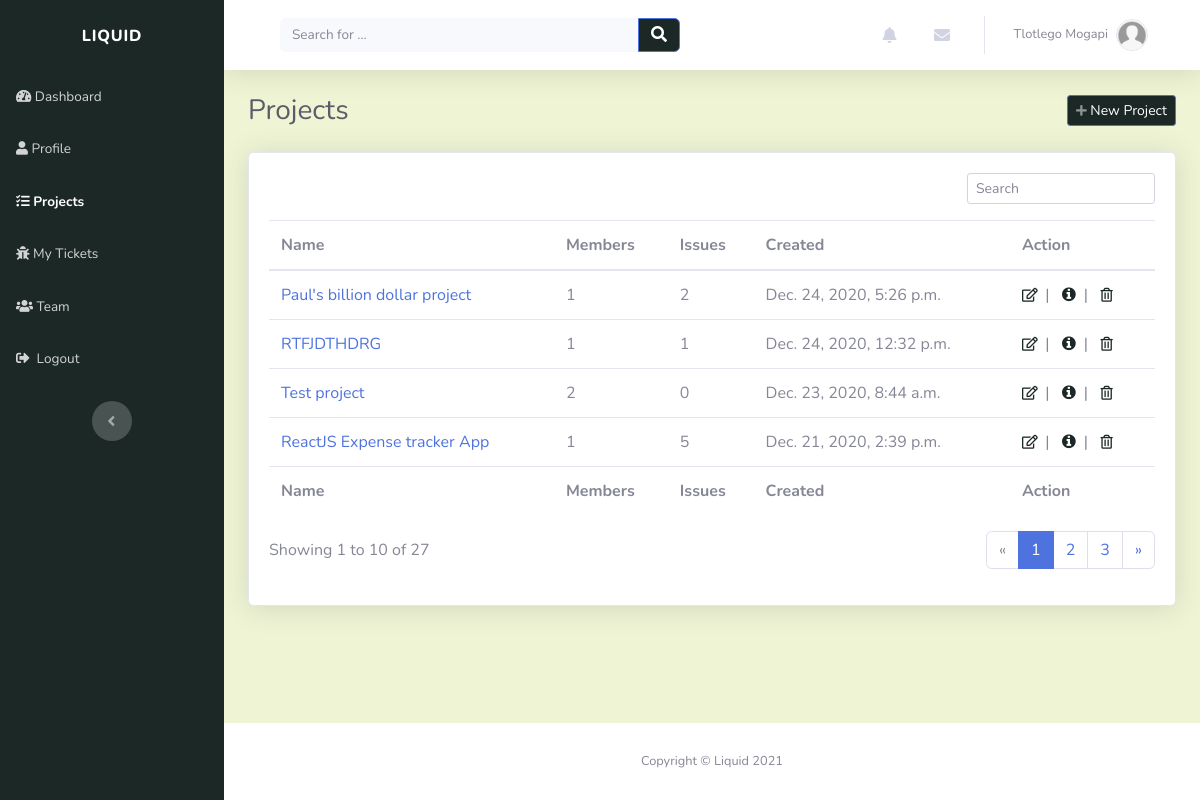
The page /projects/ (signed in) on the database as committed earlier.
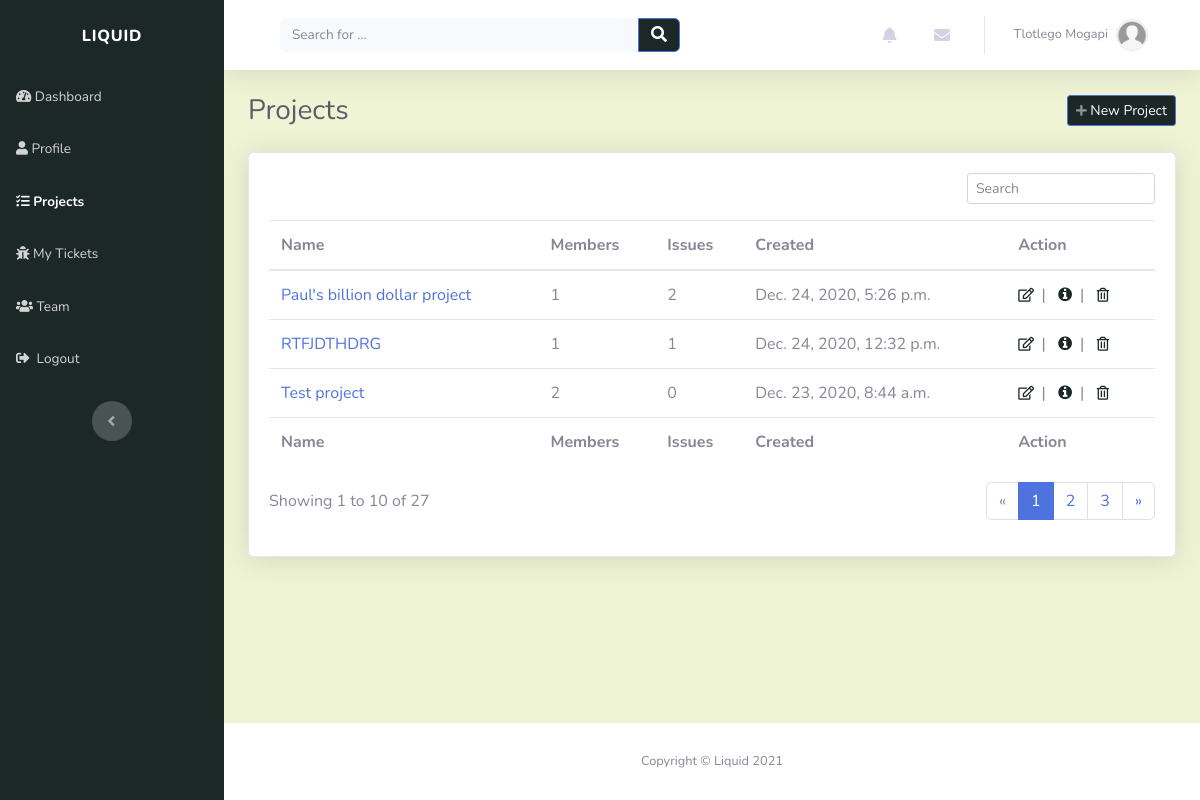
The same page on the database as committed later.
### projects/models.py (models this page shows)
class Project(models.Model):
    name = models.CharField(max_length=50, unique=True)
    description = models.CharField(max_length=200)
    created_on = models.DateTimeField(verbose_name="date created", auto_now_add=True)
    created_by = models.ForeignKey(Profile, on_delete=models.CASCADE)
    slug = models.SlugField(unique=True, blank=True)
    def __str__(self):
        return self.name

### projects/views.py (the view)
# urls.py: path('', views.projects_view, name="projects_page"),
@login_required(login_url='login_page')
def projects_view(request):
    context = {}
    user = request.user
    profile = get_object_or_404(Profile, user=user)
    context['user_projects'] = Project.objects.filter(
        created_by=profile).order_by('-created_on')
    return render(request, "projects/projects.html", context)

### index/custom_processors.py (called while the page is built)
def profile_processor(request):
    if request.user.is_authenticated:
        user = request.user
        user_profile = get_object_or_404(Profile, user=user)
        user_messages = DirectMessage.objects.filter(receiver=user_profile).order_by('-created_on')[:5]
        user_alerts = Alert.objects.filter(user=user_profile).order_by('-created_on')[:5]
        return {'profile': user_profile, 'direct_messages': user_messages, 'alerts': user_alerts}
    else:
        return{}

### projects/templates/projects/projects.html
{% extends "index/header.html" %} {% load static %} {% block title %}Projects{% endblock %} {% block content %}
<div class="d-sm-flex justify-content-between align-items-center mb-4">
	<h3 class="text-dark mb-0">Projects</h3>
	<a
		class="btn btn-primary btn-sm d-none d-sm-inline-block"
		role="button"
		href="{% url 'add_project' %}"
		style="background: rgb(28, 40, 38)"
		><em class="fas fa-plus fa-sm text-white-50"></em>&nbsp;New Project</a
	>
</div>
<div class="card shadow">
	<div class="card-body">
		<div class="row">
			<div class="col-md-12">
				<div class="text-md-right dataTables_filter" id="dataTable_filter">
					<label
						><input
							type="search"
							class="form-control form-control-sm"
							aria-controls="dataTable"
							placeholder="Search"
					/></label>
				</div>
			</div>
		</div>
		<div class="table-responsive table mt-2" id="dataTable" role="grid" aria-describedby="dataTable_info">
			<table class="table my-0" id="dataTable" aria-describedby="projects">
				<thead>
					{% include "projects/snippets/table_header.html" %}
				</thead>
				<tbody>
					{% for project in user_projects %} {% include "projects/snippets/project.html" %} {%endfor%}
				</tbody>
				<tfoot>
					{% include "projects/snippets/table_header.html" %}
				</tfoot>
			</table>
		</div>
		{% include "projects/snippets/pagination.html" %}
	</div>
</div>
{% endblock %}

### projects/templates/projects/snippets/project.html
<tr style="white-space: nowrap">
	<td><a href="{% url 'view_project' project.slug %}">{{ project | truncatechars:40 }}</a></td>
	<td>{{ project.projectrole_set.all.count }}</td>
	<td>{{ project.tickets.all.count }}</td>
	<td>{{ project.created_on }}</td>
	<td>{% include "projects/snippets/project_action.html" %}</td>
</tr>

### projects/templates/projects/snippets/project_action.html
<a role="button" href="{% url 'edit_project' project.slug %}" style="color: rgb(28, 40, 38)" title="Edit"
	><em class="far fa-edit fa-sm">&nbsp</em></a
>
|&nbsp&nbsp
<a role="button" href="{% url 'view_project' project.slug %}" style="color: rgb(28, 40, 38)" title="More information"
	><em class="fa fa-info-circle">&nbsp</em></a
>
|&nbsp&nbsp
<a role="button" href="{% url 'delete_project' project.slug %}" style="color: rgb(28, 40, 38)" title="Delete"
	><em class="far fa-trash-alt fa-sm">&nbsp</em></a
>

Rows that differ between the two databases and show on the page:
removed Project: name "ReactJS Expense tracker App", projectrole_set.all.count "1", tickets.all.count "5", created_on "Dec. 21, 2020, 2:39 p.m."
